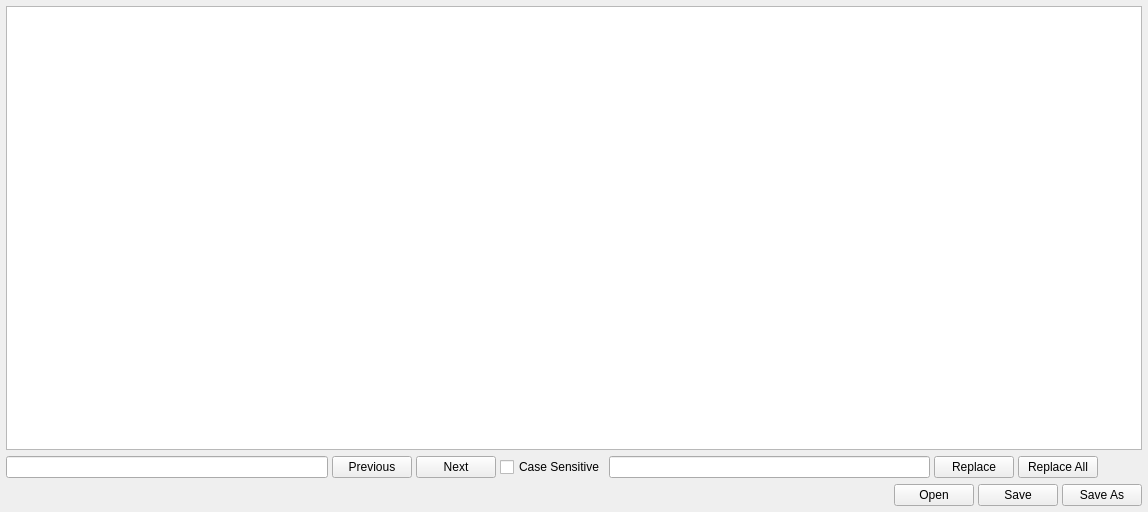
<?xml version="1.0" encoding="UTF-8"?>
<ui version="4.0">
 <class>QmlEditor</class>
 <widget class="QWidget" name="QmlEditor">
  <property name="geometry">
   <rect>
    <x>0</x>
    <y>0</y>
    <width>1148</width>
    <height>512</height>
   </rect>
  </property>
  <property name="windowTitle">
   <string>Form</string>
  </property>
  <layout class="QVBoxLayout" name="verticalLayout">
   <property name="spacing">
    <number>4</number>
   </property>
   <property name="leftMargin">
    <number>6</number>
   </property>
   <property name="topMargin">
    <number>6</number>
   </property>
   <property name="rightMargin">
    <number>6</number>
   </property>
   <property name="bottomMargin">
    <number>6</number>
   </property>
   <item>
    <widget class="QCodeEditor" name="qmlEdit">
     <property name="autoFillBackground">
      <bool>false</bool>
     </property>
     <property name="lineWrapMode">
      <enum>QTextEdit::NoWrap</enum>
     </property>
    </widget>
   </item>
   <item>
    <widget class="QWidget" name="searchWidget" native="true">
     <layout class="QHBoxLayout" name="horizontalLayout_6">
      <property name="spacing">
       <number>4</number>
      </property>
      <property name="leftMargin">
       <number>0</number>
      </property>
      <property name="topMargin">
       <number>2</number>
      </property>
      <property name="rightMargin">
       <number>0</number>
      </property>
      <property name="bottomMargin">
       <number>2</number>
      </property>
      <item>
       <widget class="QLineEdit" name="searchEdit"/>
      </item>
      <item>
       <widget class="QPushButton" name="searchPrevButton">
        <property name="text">
         <string>Previous</string>
        </property>
       </widget>
      </item>
      <item>
       <widget class="QPushButton" name="searchNextButton">
        <property name="text">
         <string>Next</string>
        </property>
       </widget>
      </item>
      <item>
       <widget class="QCheckBox" name="searchCaseSensitiveBox">
        <property name="text">
         <string>Case Sensitive</string>
        </property>
       </widget>
      </item>
      <item>
       <widget class="QLineEdit" name="replaceEdit"/>
      </item>
      <item>
       <widget class="QPushButton" name="replaceThisButton">
        <property name="text">
         <string>Replace</string>
        </property>
       </widget>
      </item>
      <item>
       <widget class="QPushButton" name="replaceAllButton">
        <property name="text">
         <string>Replace All</string>
        </property>
       </widget>
      </item>
      <item>
       <widget class="QPushButton" name="searchHideButton">
        <property name="toolTip">
         <string>Cancel Search</string>
        </property>
        <property name="text">
         <string/>
        </property>
        <property name="icon">
         <iconset>
          <normaloff>:/res/icons/Cancel-96.png</normaloff>:/res/icons/Cancel-96.png</iconset>
        </property>
        <property name="flat">
         <bool>true</bool>
        </property>
       </widget>
      </item>
     </layout>
    </widget>
   </item>
   <item>
    <layout class="QHBoxLayout" name="horizontalLayout_5">
     <item>
      <widget class="QLabel" name="fileNowLabel">
       <property name="sizePolicy">
        <sizepolicy hsizetype="MinimumExpanding" vsizetype="Preferred">
         <horstretch>0</horstretch>
         <verstretch>0</verstretch>
        </sizepolicy>
       </property>
       <property name="text">
        <string/>
       </property>
       <property name="wordWrap">
        <bool>true</bool>
       </property>
      </widget>
     </item>
     <item>
      <widget class="QPushButton" name="openFileButton">
       <property name="text">
        <string>Open</string>
       </property>
       <property name="icon">
        <iconset>
         <normaloff>:/res/icons/Open Folder-96.png</normaloff>:/res/icons/Open Folder-96.png</iconset>
       </property>
       <property name="flat">
        <bool>false</bool>
       </property>
      </widget>
     </item>
     <item>
      <widget class="QPushButton" name="saveButton">
       <property name="text">
        <string>Save</string>
       </property>
       <property name="icon">
        <iconset>
         <normaloff>:/res/icons/Save-96.png</normaloff>:/res/icons/Save-96.png</iconset>
       </property>
       <property name="flat">
        <bool>false</bool>
       </property>
      </widget>
     </item>
     <item>
      <widget class="QPushButton" name="saveAsButton">
       <property name="text">
        <string>Save As</string>
       </property>
       <property name="icon">
        <iconset>
         <normaloff>:/res/icons/Save as-96.png</normaloff>:/res/icons/Save as-96.png</iconset>
       </property>
       <property name="flat">
        <bool>false</bool>
       </property>
      </widget>
     </item>
    </layout>
   </item>
  </layout>
 </widget>
 <customwidgets>
  <customwidget>
   <class>QCodeEditor</class>
   <extends>QTextEdit</extends>
   <header>QCodeEditor</header>
  </customwidget>
 </customwidgets>
 <resources/>
 <connections/>
</ui>
